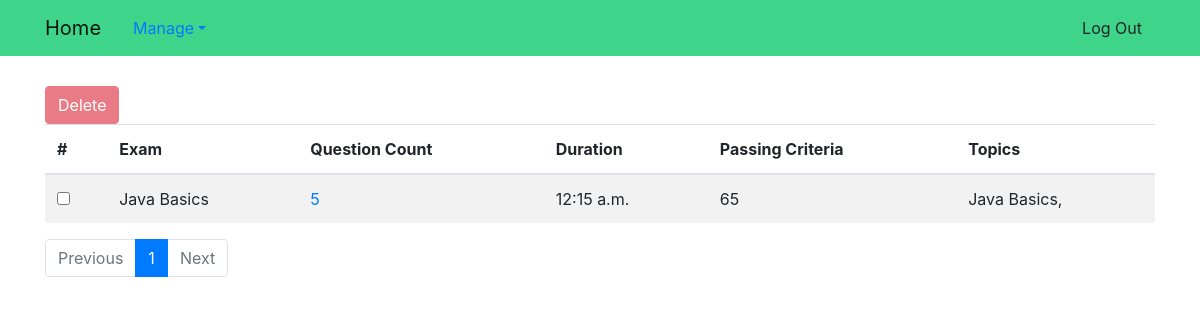
The app's page /exams/ (signed in) with its own data.
### exam_app/models.py (models this page shows, shortened)
class Exam(models.Model):
    name = models.TextField()
    question_count = models.PositiveSmallIntegerField()
    questions = models.ManyToManyField(Question)
    time = models.TimeField()
    passing_percentage = models.PositiveSmallIntegerField(
        validators=[MaxValueValidator(100), MinValueValidator(1)])

class Topic(models.Model):
    name = models.CharField(max_length=1024, unique=True)
    def __str__(self):
        return self.name

### exam_app/views.py (the view)
# urls.py: url('^exams/$', views.ListExamView.as_view(), name='exams'),
class ListExamView(SuperUserRequiredMixin, ListView):
    model = models.Exam
    paginate_by = 10
    def get_queryset(self):
        return models.Exam.objects.all().order_by('pk')

### exam_app/views.py (called while the page is built)
    def test_func(self):
        return self.request.user.is_superuser

### exam_app/templates/exam_app/exam_list.html (shortened to what this page needs)
{% extends "base.html" %}
{% block body_block %}
<div class="toolbar">
    <form id="form-btn" name="form-btn" action="/exam/delete/" method="POST">
        <button id="remove" class="btn btn-danger" disabled onclick="remove()">Delete</button>
    </form>
</div>
<table id="table" class="table table-striped">
    <thead>
        <tr>
            <th scope="col" data-checkbox="true">#</th>
            <th scope="col">Exam</th>
            <th scope="col">Question Count</th>
            <th scope="col">Duration</th>
            <th scope="col">Passing Criteria</th>
            <th scope="col">Topics</th>
        </tr>
    </thead>
    <tbody>
        {% for exam in exam_list %}
        <tr>
            <th scope="row">
                <input type="checkbox" class="largerCheckbox" id="{{ exam.pk}}" onchange="setSelection(this)">
            </th>
            <td>{{ exam.name}}</td>
            <td><a href="/questions/?exam_id={{exam.pk}}">{{ exam.question_count}}</a></td>
            <td>{{ exam.time}}</td>
            <td>{{ exam.passing_percentage}}</td>
            <td>
                {% regroup exam.questions.all by topic as topic_list %}
                {% for topic in topic_list %}
                {{topic.grouper}},
                {% empty %}
                All
                {% endfor %}
            </td>
        </tr>
        {% empty %}
        <tr>
            <td colspan="5">Exam List is Empty</td>
        </tr>
        {% endfor %}
    </tbody>
</table>
<nav aria-label="PageNavigation" class="page-nav">
    <ul class="pagination">
        {% if page_obj.has_previous %}
        <li class="page-item ">
            <a class="page-link" href="?page={{ page_obj.previous_page_number }}" tabindex="-1">Previous</a>
        </li>
        {% else %}
        <li class="page-item disabled">
            <a class="page-link" href="#" tabindex="-1">Previous</a>
        </li>
        {% endif %}
        {% for num in page_obj.paginator.page_range %}
        {% if page_obj.number == num %}
        <li class="page-item active"><a class="page-link" href="?page={{ num }}">{{num}}</a>
        </li>
        {% elif num > page_obj.number|add:'-3' and num < page_obj.number|add:'3' %}
        <li class="page-item"><a class="page-link" href="?page={{ num }}">{{num}}</a></li>
        {% endif %}
        {% endfor %}
        {% if page_obj.has_next %}
        <li class="page-item">
            <a class="page-link" href="?page={{ page_obj.next_page_number }}">Next</a>
        </li>
        {% else %}
        <li class="page-item disabled">
            <a class="page-link" href="#">Next</a>
        </li>
        {% endif %}
    </ul>
</nav>
{% endblock %}

### records on screen
Exam: name "Java Basics", question_count "5", time "12:15 a.m.", passing_percentage "65"
Topic: grouper "Java Basics"

### other values on screen
{{ num }} "1"
